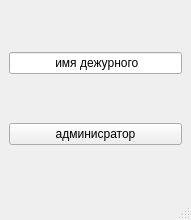
<?xml version="1.0" encoding="UTF-8"?>
<ui version="4.0">
 <class>MainWindow</class>
 <widget class="QMainWindow" name="MainWindow">
  <property name="geometry">
   <rect>
    <x>0</x>
    <y>0</y>
    <width>191</width>
    <height>220</height>
   </rect>
  </property>
  <property name="windowTitle">
   <string>MainWindow</string>
  </property>
  <widget class="QWidget" name="centralwidget">
   <layout class="QGridLayout" name="gridLayout">
    <item row="2" column="0">
     <widget class="QPushButton" name="pushButton">
      <property name="text">
       <string>админисратор</string>
      </property>
     </widget>
    </item>
    <item row="1" column="0">
     <widget class="QLineEdit" name="lineEdit">
      <property name="text">
       <string>             имя дежурного</string>
      </property>
     </widget>
    </item>
   </layout>
  </widget>
  <widget class="QMenuBar" name="menubar">
   <property name="geometry">
    <rect>
     <x>0</x>
     <y>0</y>
     <width>191</width>
     <height>18</height>
    </rect>
   </property>
  </widget>
  <widget class="QStatusBar" name="statusbar"/>
 </widget>
 <resources/>
 <connections/>
</ui>
